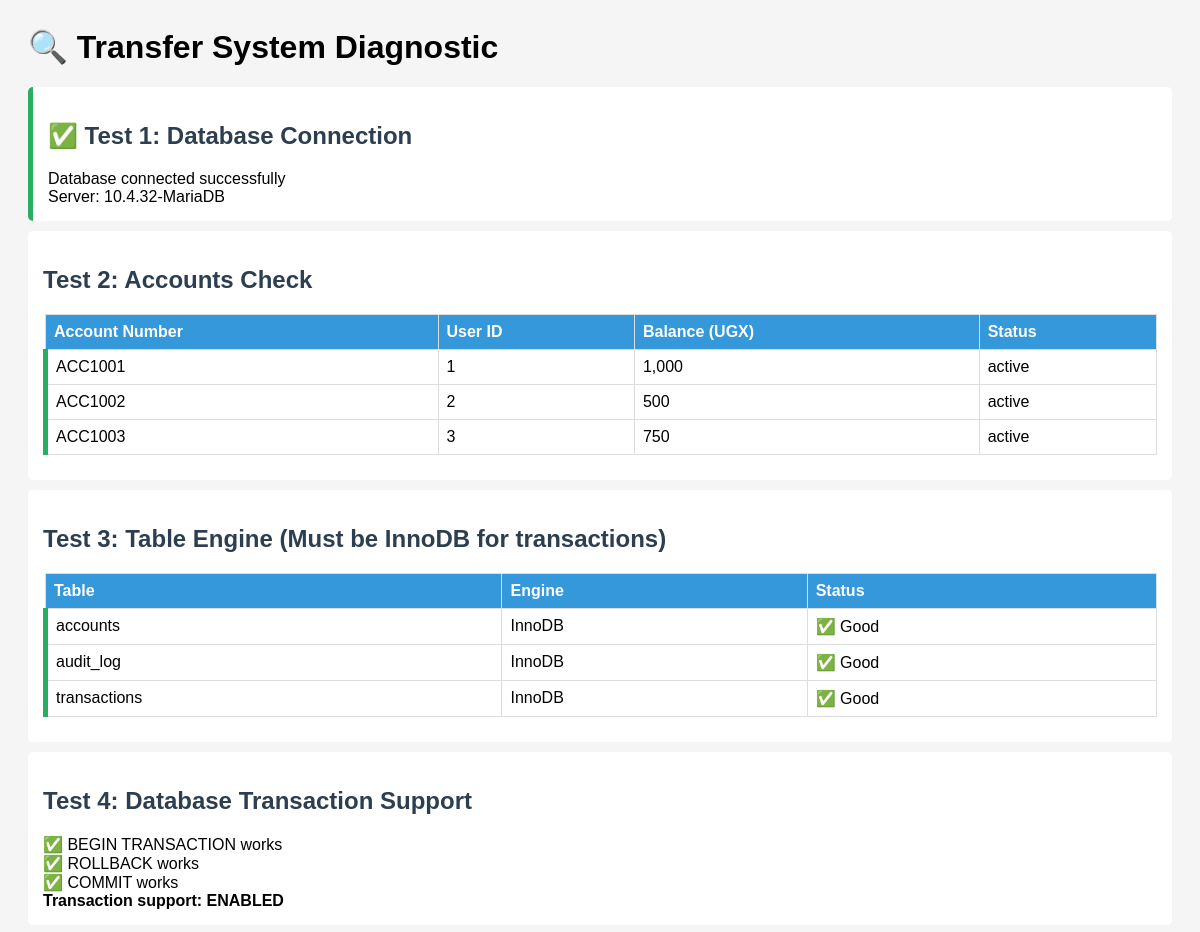
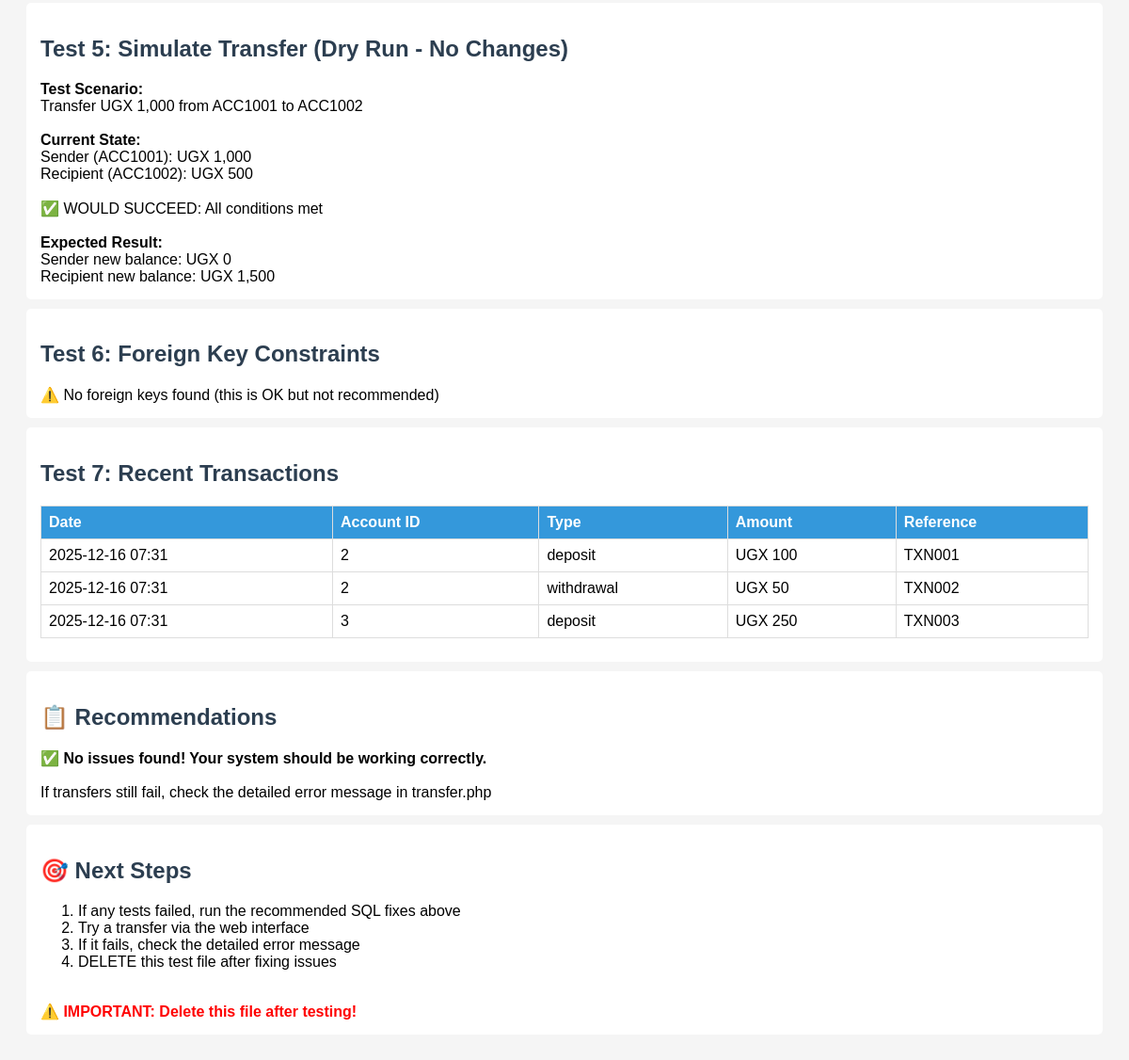
Page /test_transfer_system.php on the committed database (2 pictures, top to bottom).
### tables this page shows
CREATE TABLE IF NOT EXISTS accounts (
    id INT AUTO_INCREMENT PRIMARY KEY,
    user_id INT NOT NULL,
    account_number VARCHAR(20) UNIQUE NOT NULL,
    balance DECIMAL(10, 2) DEFAULT 0.00,
    status ENUM('active', 'inactive', 'suspended') DEFAULT 'active',
    created_at TIMESTAMP DEFAULT CURRENT_TIMESTAMP,
    updated_at TIMESTAMP DEFAULT CURRENT_TIMESTAMP ON UPDATE CURRENT_TIMESTAMP,
    FOREIGN KEY (user_id) REFERENCES users(id) ON DELETE CASCADE
);

CREATE TABLE IF NOT EXISTS transactions (
    id INT AUTO_INCREMENT PRIMARY KEY,
    account_id INT NOT NULL,
    type ENUM('deposit', 'withdrawal', 'transfer_in', 'transfer_out') NOT NULL,
    amount DECIMAL(10, 2) NOT NULL,
    balance_after DECIMAL(10, 2) NOT NULL,
    description VARCHAR(255),
    reference_number VARCHAR(50) UNIQUE,
    created_at TIMESTAMP DEFAULT CURRENT_TIMESTAMP,
    FOREIGN KEY (account_id) REFERENCES accounts(id) ON DELETE CASCADE
);

### includes/database.php (called while the page is built, shortened)
<?php
class Database {
    private $conn;
    public function __construct() {
        $this->conn = new mysqli(DB_HOST, DB_USER, DB_PASS, DB_NAME);
    }
    public function query($sql, $params = []) {
        $stmt = $this->conn->prepare($sql);
        $stmt->execute();
        return $stmt;
    }
    public function fetchAll($sql, $params = []) {
        $stmt = $this->query($sql, $params);
        $result = $stmt->get_result();
        return $result->fetch_all(MYSQLI_ASSOC);
    }
    public function fetchOne($sql, $params = []) {
        $stmt = $this->query($sql, $params);
        $result = $stmt->get_result();
        return $result->fetch_assoc();
    }
}
$db = new Database();

### test_transfer_system.php (the view, shortened to what this page needs)
<?php
require_once 'includes/database.php';
global $db;
echo "<h1>🔍 Transfer System Diagnostic</h1>";
echo "<div class='test pass'>";
echo "<h2>✅ Test 1: Database Connection</h2>";
try {
    $conn = $db->getConnection();
    echo "Database connected successfully<br>";
    echo "Server: " . $conn->server_info . "<br>";
} catch (Exception $e) {
    echo "</div><div class='test fail'>";
    echo "❌ Connection failed: " . $e->getMessage();
    echo "</div>";
    exit;
}
echo "</div>";
echo "<div class='test'>";
echo "<h2>Test 2: Accounts Check</h2>";
$accounts = $db->fetchAll("SELECT * FROM accounts ORDER BY account_number");
if (count($accounts) > 0) {
    echo "<table>";
    echo "<tr><th>Account Number</th><th>User ID</th><th>Balance (UGX)</th><th>Status</th></tr>";
    foreach ($accounts as $acc) {
        $statusClass = $acc['status'] === 'active' ? 'pass' : 'fail';
        echo "<tr class='$statusClass'>";
        echo "<td>{$acc['account_number']}</td>";
        echo "<td>{$acc['user_id']}</td>";
        echo "<td>" . number_format($acc['balance'], 0) . "</td>";
        echo "<td>{$acc['status']}</td>";
        echo "</tr>";
    }
    echo "</table>";
} else {
    echo "❌ No accounts found!";
}
echo "</div>";
echo "<div class='test'>";
echo "<h2>Test 3: Table Engine (Must be InnoDB for transactions)</h2>";
$tables = $db->fetchAll("SHOW TABLE STATUS WHERE Name IN ('accounts', 'transactions', 'audit_log')");
echo "<table>";
echo "<tr><th>Table</th><th>Engine</th><th>Status</th></tr>";
foreach ($tables as $table) {
    $isInnoDB = $table['Engine'] === 'InnoDB';
    $statusClass = $isInnoDB ? 'pass' : 'fail';
    $status = $isInnoDB ? '✅ Good' : '❌ Wrong (Convert to InnoDB)';
    echo "<tr class='$statusClass'>";
    echo "<td>{$table['Name']}</td>";
    echo "<td>{$table['Engine']}</td>";
    echo "<td>$status</td>";
    echo "</tr>";
}
echo "</table>";
echo "</div>";
echo "<div class='test'>";
echo "<h2>Test 4: Database Transaction Support</h2>";
try {
    echo "✅ BEGIN TRANSACTION works<br>";
    echo "✅ ROLLBACK works<br>";
    echo "✅ COMMIT works<br>";
    echo "<strong>Transaction support: ENABLED</strong>";
} catch (Exception $e) {
    echo "❌ Transaction support: FAILED<br>";
    echo "Error: " . $e->getMessage();
}
echo "</div>";
echo "<div class='test'>";
echo "<h2>Test 5: Simulate Transfer (Dry Run - No Changes)</h2>";
$account1 = $db->fetchOne("SELECT * FROM accounts ORDER BY id LIMIT 1");
$account2 = $db->fetchOne("SELECT * FROM accounts ORDER BY id LIMIT 1, 1");
if ($account1 && $account2) {
    echo "<strong>Test Scenario:</strong><br>";
    echo "Transfer UGX 1,000 from {$account1['account_number']} to {$account2['account_number']}<br><br>";
    echo "<strong>Current State:</strong><br>";
    echo "Sender ({$account1['account_number']}): UGX " . number_format($account1['balance'], 0) . "<br>";
    echo "Recipient ({$account2['account_number']}): UGX " . number_format($account2['balance'], 0) . "<br><br>";
    $transferAmount = 1000;
    if ($account1['balance'] < $transferAmount) {
        echo "❌ WOULD FAIL: Insufficient funds<br>";
    } elseif ($account1['status'] !== 'active') {
        echo "❌ WOULD FAIL: Sender account not active<br>";
    } elseif ($account2['status'] !== 'active') {
        echo "❌ WOULD FAIL: Recipient account not active<br>";
    } else {
        echo "✅ WOULD SUCCEED: All conditions met<br><br>";
        $newBalance1 = $account1['balance'] - $transferAmount;
        $newBalance2 = $account2['balance'] + $transferAmount;
        echo "<strong>Expected Result:</strong><br>";
        echo "Sender new balance: UGX " . number_format($newBalance1, 0) . "<br>";
        echo "Recipient new balance: UGX " . number_format($newBalance2, 0) . "<br>";
    }
} else {
    echo "❌ Not enough accounts to test";
}
echo "</div>";
echo "<div class='test'>";
echo "<h2>Test 6: Foreign Key Constraints</h2>";
$result = $db->fetchAll("
    SELECT
        CONSTRAINT_NAME,
        TABLE_NAME,
        COLUMN_NAME,
        REFERENCED_TABLE_NAME,
        REFERENCED_COLUMN_NAME
    FROM information_schema.KEY_COLUMN_USAGE
    WHERE TABLE_SCHEMA = 'school_banking'
    AND REFERENCED_TABLE_NAME IS NOT NULL
");
if (count($result) > 0) {
    echo "<table>";
    echo "<tr><th>Table</th><th>Column</th><th>References</th></tr>";
    foreach ($result as $fk) {
        echo "<tr>";
        echo "<td>{$fk['TABLE_NAME']}</td>";
        echo "<td>{$fk['COLUMN_NAME']}</td>";
        echo "<td>{$fk['REFERENCED_TABLE_NAME']}.{$fk['REFERENCED_COLUMN_NAME']}</td>";
        echo "</tr>";
    }
    echo "</table>";
} else {
    echo "⚠️ No foreign keys found (this is OK but not recommended)";
}
echo "</div>";
echo "<div class='test'>";
echo "<h2>Test 7: Recent Transactions</h2>";
$recentTx = $db->fetchAll("SELECT * FROM transactions ORDER BY created_at DESC LIMIT 5");
if (count($recentTx) > 0) {
    echo "<table>";
    echo "<tr><th>Date</th><th>Account ID</th><th>Type</th><th>Amount</th><th>Reference</th></tr>";
    foreach ($recentTx as $tx) {
        echo "<tr>";
        echo "<td>" . date('Y-m-d H:i', strtotime($tx['created_at'])) . "</td>";
        echo "<td>{$tx['account_id']}</td>";
        echo "<td>{$tx['type']}</td>";
        echo "<td>UGX " . number_format(abs($tx['amount']), 0) . "</td>";
        echo "<td>{$tx['reference_number']}</td>";
        echo "</tr>";
    }
    echo "</table>";
} else {
    echo "No transactions found yet.";
}
echo "</div>";
echo "<div class='test'>";
echo "<h2>📋 Recommendations</h2>";
$issues = [];
$fixes = [];
if (count($issues) > 0) {
    echo "<strong>⚠️ Issues Found:</strong><br>";
    echo "<ol>";
    foreach ($issues as $issue) {
        echo "<li>$issue</li>";
    }
    echo "</ol>";
    echo "<br><strong>🔧 Run these SQL commands to fix:</strong>";
    echo "<pre>";
    foreach ($fixes as $fix) {
        echo "$fix\n";
    }
    echo "</pre>";
} else {
    echo "✅ <strong>No issues found! Your system should be working correctly.</strong><br><br>";
    echo "If transfers still fail, check the detailed error message in transfer.php";
}
echo "</div>";
echo "<div class='test'>";
echo "<h2>🎯 Next Steps</h2>";
echo "<ol>";
echo "<li>If any tests failed, run the recommended SQL fixes above</li>";
echo "<li>Try a transfer via the web interface</li>";
echo "<li>If it fails, check the detailed error message</li>";
echo "<li>DELETE this test file after fixing issues</li>";
echo "</ol>";
echo "<br>";
echo "<strong style='color: red;'>⚠️ IMPORTANT: Delete this file after testing!</strong>";
echo "</div>";

### test_transfer_system.php (style rules this page uses)
.test { background: white; padding: 15px; margin: 10px 0; border-radius: 5px; }
.pass { border-left: 5px solid #27ae60; }
h2 { color: #2c3e50; }
table { border-collapse: collapse; width: 100%; margin: 10px 0; }
th, td { border: 1px solid #ddd; padding: 8px; text-align: left; }
th { background: #3498db; color: white; }

### rows in the picture
accounts: account_number "ACC1001", user "1", balance "1,000", status "active", balance "0"
accounts: account_number "ACC1002", user "2", balance "500", status "active", balance "1,500"
accounts: account_number "ACC1003", user "3", balance "750", status "active"
transactions: created_at "2025-12-16 07:31", account "2", type "deposit", amount "100", reference_number "TXN001"
transactions: created_at "2025-12-16 07:31", account "2", type "withdrawal", amount "50", reference_number "TXN002"
transactions: created_at "2025-12-16 07:31", account "3", type "deposit", amount "250", reference_number "TXN003"

### other values in the picture
$conn->server_info "10.4.32-MariaDB"
$table['Name'] "accounts"
$table['Engine'] "InnoDB"
$status "✅ Good"
$table['Name'] "audit_log"
$table['Name'] "transactions"
